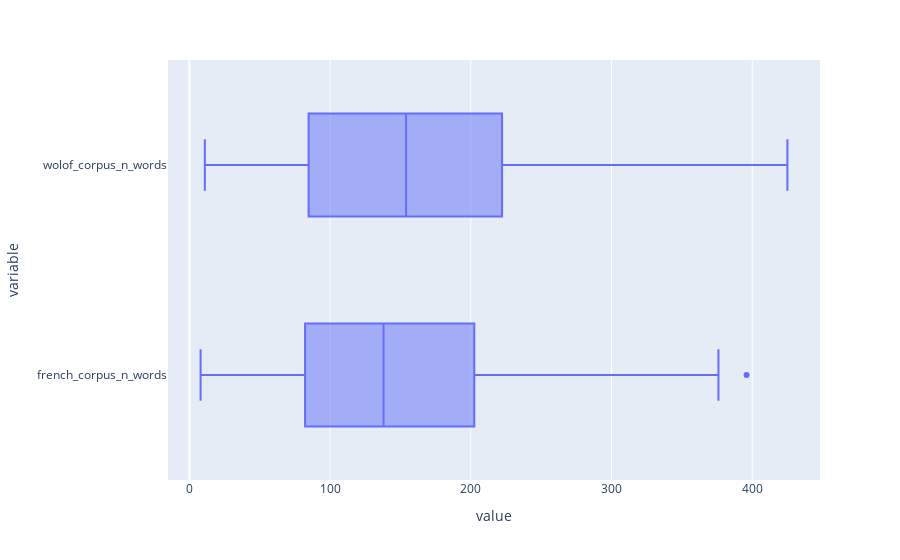

The cell this chart's notebook holds for it:
### Markdown cell above
- Box on number of words

### Code cell
px.box(data_frame=corpora, x = ["french_corpus_n_words", "wolof_corpus_n_words"])

### Figure 1 — Plotly figure (JSON) as saved in the notebook; plotly's stock layout.template omitted (floating-point values rounded to 4 significant figures; data arrays with more than 128 entries replaced by an {"elided": "..."} marker saying what was removed)
{"data": [{"alignmentgroup": "True", "hovertemplate": "value=%{x}<br>variable=%{y}<extra></extra>", "legendgroup": "", "marker": {"color": "#636efa"}, "name": "", "notched": false, "offsetgroup": "", "orientation": "h", "showlegend": false, "type": "box", "x": {"elided": "298 int values"}, "x0": " ", "xaxis": "x", "y": {"elided": "298 str values"}, "y0": " ", "yaxis": "y"}], "layout": {"boxmode": "group", "legend": {"tracegroupgap": 0}, "margin": {"t": 60}, "xaxis": {"anchor": "y", "domain": [0, 1], "title": {"text": "value"}}, "yaxis": {"anchor": "x", "domain": [0, 1], "title": {"text": "variable"}}}}
